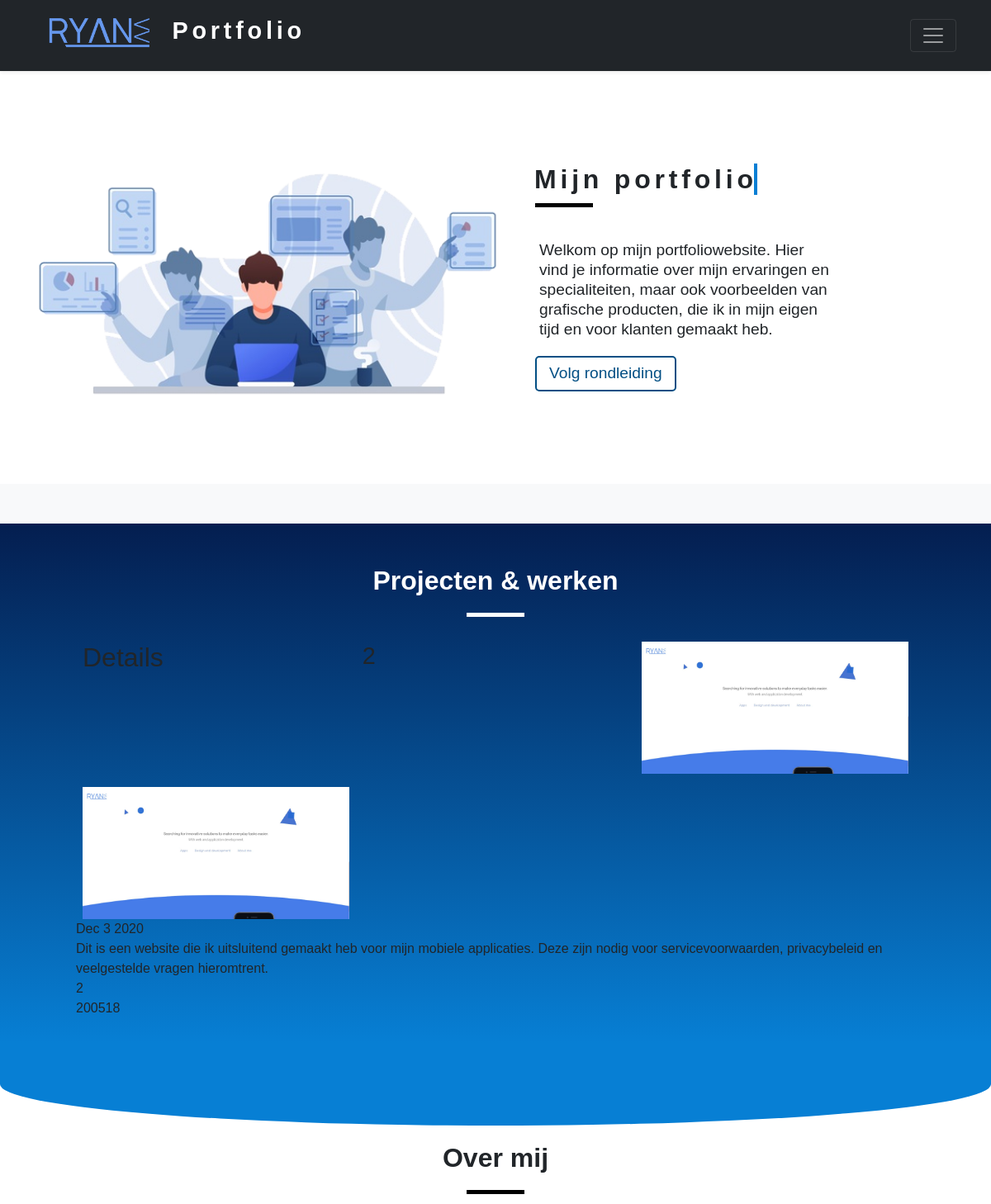
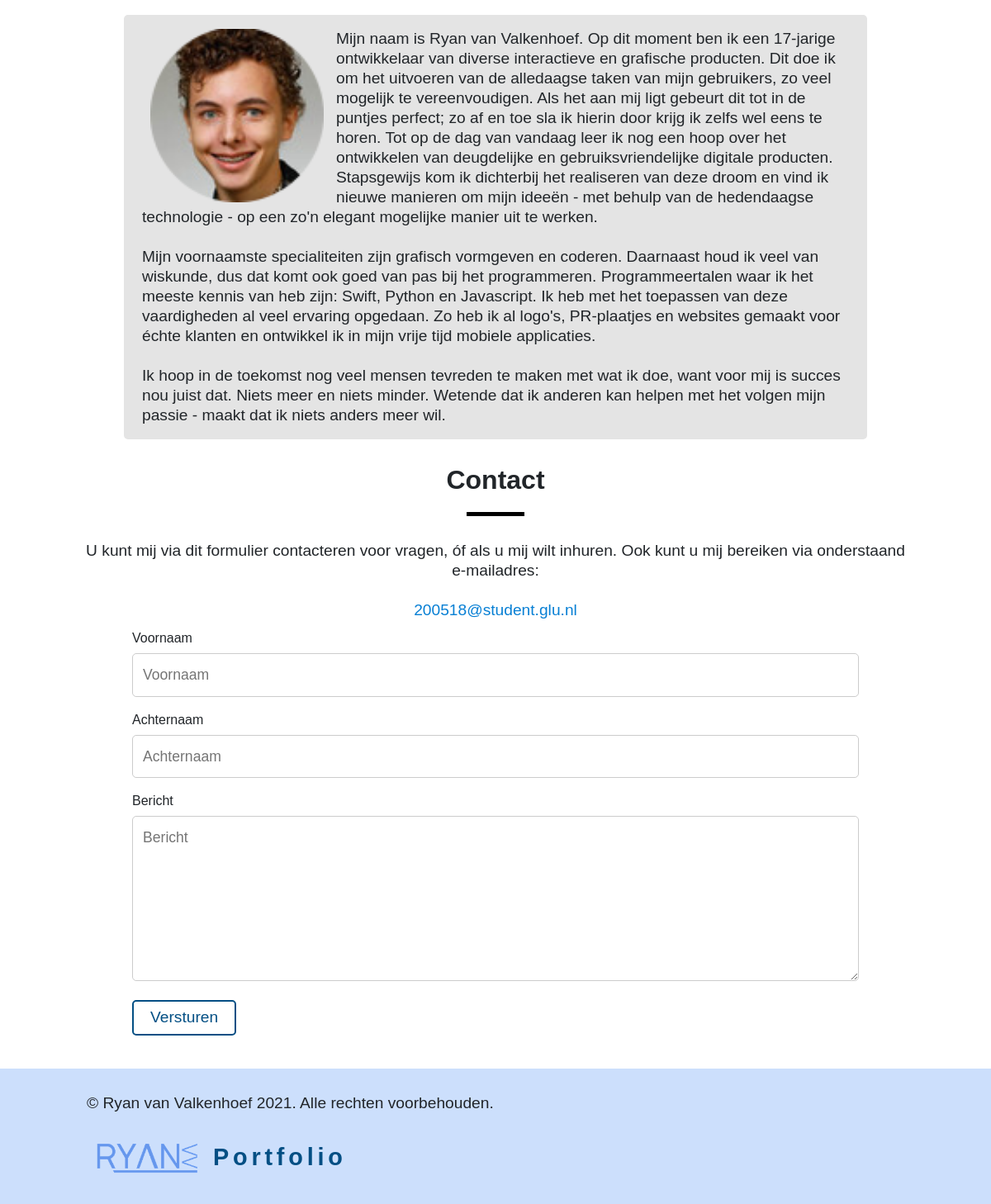
/werken/2, run on the app's committed database (2 pictures, top to bottom).
### werken/models.py (models this page shows, shortened)
class Werken(models.Model):
    title = models.CharField(max_length=200)
    body = models.TextField()
    url = models.TextField()
    pub_date = models.DateTimeField()
    image = models.ImageField(upload_to='media/images/')
    icon = models.ImageField(upload_to='media/icon/')
    votes_total = models.IntegerField(default=1)
    hunter = models.ForeignKey(User, on_delete=models.CASCADE)
    def summary(self):
        return self.body[:200]
    def pub_date_pretty(self):
        return self.pub_date.strftime('%b %e %Y')

### werken/views.py (the view)
# urls.py: path('<int:werken_id>', views.detail, name='detail'),
def detail(request, werken_id):
    werk = get_object_or_404(Werken, pk=werken_id)
    return render(request, 'werken/detail.html', {'werk': werk})

### werken/templates/werken/detail.html
{% extends 'index.html' %}
{% block content %}
<div class="jumbotron"><h2>Details</h2></div>
<br>
        <h1>{{ werk.id }}</h1>
        <img src="{{ werk.icon.url}}"/>
        <img src="{{ werk.image.url }}"/>
        {{ werk.pub_date_pretty }}<br>
        {{ werk.summary }}<br>
        {{ werk.votes_total }}<br>
        {{ werk.hunter.username }}<br>
{% endblock %}

### portfolio/static/css/stylesheet.css (style rules this page uses)
* { margin: 0; padding: 0; box-sizing: border-box; font-family: futura-pt, sans-serif; }
html { scroll-behavior: smooth; }
h2::after { border: solid 4px white; background: white; width: 80px; height: 2px; }
#logo, h1 { max-height: 52px; font-size: 1.8rem; letter-spacing: 0.3rem; }

### data on the page
Werken: icon (picture), image (picture), pub_date_pretty "Dec 3 2020", summary "Dit is een website die ik uitsluitend gemaakt heb voor mijn mobiele applicaties. Deze zijn nodig voor servicevoorwaarden, privacybeleid en veelgestelde vragen hieromtrent.", votes_total "2", hunter.username "200518"
